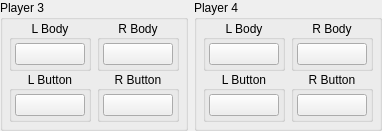
                <widget class="QWidget" name="player34Widget" native="true">
                 <layout class="QHBoxLayout" name="horizontalLayout_5">
                  <property name="leftMargin">
                   <number>0</number>
                  </property>
                  <property name="topMargin">
                   <number>0</number>
                  </property>
                  <property name="rightMargin">
                   <number>0</number>
                  </property>
                  <property name="bottomMargin">
                   <number>0</number>
                  </property>
                  <item>
                   <widget class="QGroupBox" name="player3Group">
                    <property name="title">
                     <string>Player 3</string>
                    </property>
                    <layout class="QHBoxLayout" name="horizontalLayout_15">
                     <property name="spacing">
                      <number>6</number>
                     </property>
                     <property name="leftMargin">
                      <number>6</number>
                     </property>
                     <property name="topMargin">
                      <number>0</number>
                     </property>
                     <property name="rightMargin">
                      <number>6</number>
                     </property>
                     <property name="bottomMargin">
                      <number>6</number>
                     </property>
                     <item>
                      <widget class="QWidget" name="player3LeftJoycon" native="true">
                       <layout class="QVBoxLayout" name="buttonMiscButtonsLeftJoyconVerticalLayout_16">
                        <property name="spacing">
                         <number>0</number>
                        </property>
                        <property name="leftMargin">
                         <number>0</number>
                        </property>
                        <property name="topMargin">
                         <number>0</number>
                        </property>
                        <property name="rightMargin">
                         <number>0</number>
                        </property>
                        <property name="bottomMargin">
                         <number>0</number>
                        </property>
                        <item alignment="Qt::AlignHCenter">
                         <widget class="QGroupBox" name="player3LeftBodyGroup">
                          <property name="title">
                           <string>L Body</string>
                          </property>
                          <property name="alignment">
                           <set>Qt::AlignCenter</set>
                          </property>
                          <layout class="QVBoxLayout" name="verticalLayout_74">
                           <property name="spacing">
                            <number>3</number>
                           </property>
                           <property name="leftMargin">
                            <number>3</number>
                           </property>
                           <property name="topMargin">
                            <number>3</number>
                           </property>
                           <property name="rightMargin">
                            <number>3</number>
                           </property>
                           <property name="bottomMargin">
                            <number>3</number>
                           </property>
                           <item>
                            <widget class="QPushButton" name="player3_left_body_button">
                             <property name="sizePolicy">
                              <sizepolicy hsizetype="Fixed" vsizetype="Fixed">
                               <horstretch>0</horstretch>
                               <verstretch>0</verstretch>
                              </sizepolicy>
                             </property>
                             <property name="minimumSize">
                              <size>
                               <width>68</width>
                               <height>0</height>
                              </size>
                             </property>
                             <property name="maximumSize">
                              <size>
                               <width>68</width>
                               <height>16777215</height>
                              </size>
                             </property>
                             <property name="styleSheet">
                              <string notr="true">min-width: 68px;</string>
                             </property>
                             <property name="text">
                              <string/>
                             </property>
                            </widget>
                           </item>
                          </layout>
                         </widget>
                        </item>
                        <item alignment="Qt::AlignHCenter">
                         <widget class="QGroupBox" name="player3LeftButtonsGroup">
                          <property name="title">
                           <string>L Button</string>
                          </property>
                          <property name="alignment">
                           <set>Qt::AlignCenter</set>
                          </property>
                          <layout class="QVBoxLayout" name="verticalLayout_75">
                           <property name="spacing">
                            <number>3</number>
                           </property>
                           <property name="leftMargin">
                            <number>3</number>
                           </property>
                           <property name="topMargin">
                            <number>3</number>
                           </property>
                           <property name="rightMargin">
                            <number>3</number>
                           </property>
                           <property name="bottomMargin">
                            <number>3</number>
                           </property>
                           <item>
                            <widget class="QPushButton" name="player3_left_buttons_button">
                             <property name="sizePolicy">
                              <sizepolicy hsizetype="Fixed" vsizetype="Fixed">
                               <horstretch>0</horstretch>
                               <verstretch>0</verstretch>
                              </sizepolicy>
                             </property>
                             <property name="minimumSize">
                              <size>
                               <width>68</width>
                               <height>0</height>
                              </size>
                             </property>
                             <property name="maximumSize">
                              <size>
                               <width>68</width>
                               <height>16777215</height>
                              </size>
                             </property>
                             <property name="styleSheet">
                              <string notr="true">min-width: 68px;</string>
                             </property>
                             <property name="text">
                              <string/>
                             </property>
                            </widget>
                           </item>
                          </layout>
                         </widget>
                        </item>
                       </layout>
                      </widget>
                     </item>
                     <item>
                      <widget class="QWidget" name="player3RightJoycon" native="true">
                       <layout class="QVBoxLayout" name="buttonMiscButtonsRightJoyconVerticalLayout_16">
                        <property name="spacing">
                         <number>0</number>
                        </property>
                        <property name="leftMargin">
                         <number>0</number>
                        </property>
                        <property name="topMargin">
                         <number>0</number>
                        </property>
                        <property name="rightMargin">
                         <number>0</number>
                        </property>
                        <property name="bottomMargin">
                         <number>0</number>
                        </property>
                        <item alignment="Qt::AlignHCenter">
                         <widget class="QGroupBox" name="player3RightBodyGroup">
                          <property name="title">
                           <string>R Body</string>
                          </property>
                          <property name="alignment">
                           <set>Qt::AlignCenter</set>
                          </property>
                          <layout class="QVBoxLayout" name="verticalLayout_72">
                           <property name="spacing">
                            <number>3</number>
                           </property>
                           <property name="leftMargin">
                            <number>3</number>
                           </property>
                           <property name="topMargin">
                            <number>3</number>
                           </property>
                           <property name="rightMargin">
                            <number>3</number>
                           </property>
                           <property name="bottomMargin">
                            <number>3</number>
                           </property>
                           <item>
                            <widget class="QPushButton" name="player3_right_body_button">
                             <property name="sizePolicy">
                              <sizepolicy hsizetype="Fixed" vsizetype="Fixed">
                               <horstretch>0</horstretch>
                               <verstretch>0</verstretch>
                              </sizepolicy>
                             </property>
                             <property name="minimumSize">
                              <size>
                               <width>68</width>
                               <height>0</height>
                              </size>
                             </property>
                             <property name="maximumSize">
                              <size>
                               <width>68</width>
                               <height>16777215</height>
                              </size>
                             </property>
                             <property name="styleSheet">
                              <string notr="true">min-width: 68px;</string>
                             </property>
                             <property name="text">
                              <string/>
                             </property>
                            </widget>
                           </item>
                          </layout>
                         </widget>
                        </item>
                        <item alignment="Qt::AlignHCenter">
                         <widget class="QGroupBox" name="player3RightButtonsGroup">
                          <property name="title">
                           <string>R Button</string>
                          </property>
                          <property name="alignment">
                           <set>Qt::AlignCenter</set>
                          </property>
                          <layout class="QVBoxLayout" name="verticalLayout_73">
                           <property name="spacing">
                            <number>3</number>
                           </property>
                           <property name="leftMargin">
                            <number>3</number>
                           </property>
                           <property name="topMargin">
                            <number>3</number>
                           </property>
                           <property name="rightMargin">
                            <number>3</number>
                           </property>
                           <property name="bottomMargin">
                            <number>3</number>
                           </property>
                           <item>
                            <widget class="QPushButton" name="player3_right_buttons_button">
                             <property name="sizePolicy">
                              <sizepolicy hsizetype="Fixed" vsizetype="Fixed">
                               <horstretch>0</horstretch>
                               <verstretch>0</verstretch>
                              </sizepolicy>
                             </property>
                             <property name="minimumSize">
                              <size>
                               <width>68</width>
                               <height>0</height>
                              </size>
                             </property>
                             <property name="maximumSize">
                              <size>
                               <width>68</width>
                               <height>16777215</height>
                              </size>
                             </property>
                             <property name="styleSheet">
                              <string notr="true">min-width: 68px;</string>
                             </property>
                             <property name="text">
                              <string/>
                             </property>
                            </widget>
                           </item>
                          </layout>
                         </widget>
                        </item>
                       </layout>
                      </widget>
                     </item>
                    </layout>
                   </widget>
                  </item>
                  <item>
                   <widget class="QGroupBox" name="player4Group">
                    <property name="title">
                     <string>Player 4</string>
                    </property>
                    <layout class="QHBoxLayout" name="horizontalLayout_16">
                     <property name="spacing">
                      <number>6</number>
                     </property>
                     <property name="leftMargin">
                      <number>6</number>
                     </property>
                     <property name="topMargin">
                      <number>0</number>
                     </property>
                     <property name="rightMargin">
                      <number>6</number>
                     </property>
                     <property name="bottomMargin">
                      <number>6</number>
                     </property>
                     <item>
                      <widget class="QWidget" name="player4LeftJoycon" native="true">
                       <layout class="QVBoxLayout" name="buttonMiscButtonsLeftJoyconVerticalLayout_17">
                        <property name="spacing">
                         <number>0</number>
                        </property>
                        <property name="leftMargin">
                         <number>0</number>
                        </property>
                        <property name="topMargin">
                         <number>0</number>
                        </property>
                        <property name="rightMargin">
                         <number>0</number>
                        </property>
                        <property name="bottomMargin">
                         <number>0</number>
                        </property>
                        <item alignment="Qt::AlignHCenter">
                         <widget class="QGroupBox" name="player4LeftBodyGroup">
                          <property name="title">
                           <string>L Body</string>
                          </property>
                          <property name="alignment">
                           <set>Qt::AlignCenter</set>
                          </property>
                          <layout class="QVBoxLayout" name="verticalLayout_78">
                           <property name="spacing">
                            <number>3</number>
                           </property>
                           <property name="leftMargin">
                            <number>3</number>
                           </property>
                           <property name="topMargin">
                            <number>3</number>
                           </property>
                           <property name="rightMargin">
                            <number>3</number>
                           </property>
                           <property name="bottomMargin">
                            <number>3</number>
                           </property>
                           <item>
                            <widget class="QPushButton" name="player4_left_body_button">
                             <property name="sizePolicy">
                              <sizepolicy hsizetype="Fixed" vsizetype="Fixed">
                               <horstretch>0</horstretch>
                               <verstretch>0</verstretch>
                              </sizepolicy>
                             </property>
                             <property name="minimumSize">
                              <size>
                               <width>68</width>
                               <height>0</height>
                              </size>
                             </property>
                             <property name="maximumSize">
                              <size>
                               <width>68</width>
                               <height>16777215</height>
                              </size>
                             </property>
                             <property name="styleSheet">
                              <string notr="true">min-width: 68px;</string>
                             </property>
                             <property name="text">
                              <string/>
                             </property>
                            </widget>
                           </item>
                          </layout>
                         </widget>
                        </item>
                        <item alignment="Qt::AlignHCenter">
                         <widget class="QGroupBox" name="player4LeftButtonsGroup">
                          <property name="title">
                           <string>L Button</string>
                          </property>
                          <property name="alignment">
                           <set>Qt::AlignCenter</set>
                          </property>
                          <layout class="QVBoxLayout" name="verticalLayout_79">
                           <property name="spacing">
                            <number>3</number>
                           </property>
                           <property name="leftMargin">
                            <number>3</number>
                           </property>
                           <property name="topMargin">
                            <number>3</number>
                           </property>
                           <property name="rightMargin">
                            <number>3</number>
                           </property>
                           <property name="bottomMargin">
                            <number>3</number>
                           </property>
                           <item>
                            <widget class="QPushButton" name="player4_left_buttons_button">
                             <property name="sizePolicy">
                              <sizepolicy hsizetype="Fixed" vsizetype="Fixed">
                               <horstretch>0</horstretch>
                               <verstretch>0</verstretch>
                              </sizepolicy>
                             </property>
                             <property name="minimumSize">
                              <size>
                               <width>68</width>
                               <height>0</height>
                              </size>
                             </property>
                             <property name="maximumSize">
                              <size>
                               <width>68</width>
                               <height>16777215</height>
                              </size>
                             </property>
                             <property name="styleSheet">
                              <string notr="true">min-width: 68px;</string>
                             </property>
                             <property name="text">
                              <string/>
                             </property>
                            </widget>
                           </item>
                          </layout>
                         </widget>
                        </item>
                       </layout>
                      </widget>
                     </item>
                     <item>
                      <widget class="QWidget" name="player4RightJoycon" native="true">
                       <layout class="QVBoxLayout" name="buttonMiscButtonsRightJoyconVerticalLayout_17">
                        <property name="spacing">
                         <number>0</number>
                        </property>
                        <property name="leftMargin">
                         <number>0</number>
                        </property>
                        <property name="topMargin">
                         <number>0</number>
                        </property>
                        <property name="rightMargin">
                         <number>0</number>
                        </property>
                        <property name="bottomMargin">
                         <number>0</number>
                        </property>
                        <item alignment="Qt::AlignHCenter">
                         <widget class="QGroupBox" name="player4RightBodyGroup">
                          <property name="title">
                           <string>R Body</string>
                          </property>
                          <property name="alignment">
                           <set>Qt::AlignCenter</set>
                          </property>
                          <layout class="QVBoxLayout" name="verticalLayout_76">
                           <property name="spacing">
                            <number>3</number>
                           </property>
                           <property name="leftMargin">
                            <number>3</number>
                           </property>
                           <property name="topMargin">
                            <number>3</number>
                           </property>
                           <property name="rightMargin">
                            <number>3</number>
                           </property>
                           <property name="bottomMargin">
                            <number>3</number>
                           </property>
                           <item>
                            <widget class="QPushButton" name="player4_right_body_button">
                             <property name="sizePolicy">
                              <sizepolicy hsizetype="Fixed" vsizetype="Fixed">
                               <horstretch>0</horstretch>
                               <verstretch>0</verstretch>
                              </sizepolicy>
                             </property>
                             <property name="minimumSize">
                              <size>
                               <width>68</width>
                               <height>0</height>
                              </size>
                             </property>
                             <property name="maximumSize">
                              <size>
                               <width>68</width>
                               <height>16777215</height>
                              </size>
                             </property>
                             <property name="styleSheet">
                              <string notr="true">min-width: 68px;</string>
                             </property>
                             <property name="text">
                              <string/>
                             </property>
                            </widget>
                           </item>
                          </layout>
                         </widget>
                        </item>
                        <item alignment="Qt::AlignHCenter">
                         <widget class="QGroupBox" name="player4RightButtonsGroup">
                          <property name="title">
                           <string>R Button</string>
                          </property>
                          <property name="alignment">
                           <set>Qt::AlignCenter</set>
                          </property>
                          <layout class="QVBoxLayout" name="verticalLayout_77">
                           <property name="spacing">
                            <number>3</number>
                           </property>
                           <property name="leftMargin">
                            <number>3</number>
                           </property>
                           <property name="topMargin">
                            <number>3</number>
                           </property>
                           <property name="rightMargin">
                            <number>3</number>
                           </property>
                           <property name="bottomMargin">
                            <number>3</number>
                           </property>
                           <item>
                            <widget class="QPushButton" name="player4_right_buttons_button">
                             <property name="sizePolicy">
                              <sizepolicy hsizetype="Fixed" vsizetype="Fixed">
                               <horstretch>0</horstretch>
                               <verstretch>0</verstretch>
                              </sizepolicy>
                             </property>
                             <property name="minimumSize">
                              <size>
                               <width>68</width>
                               <height>0</height>
                              </size>
                             </property>
                             <property name="maximumSize">
                              <size>
                               <width>68</width>
                               <height>16777215</height>
                              </size>
                             </property>
                             <property name="styleSheet">
                              <string notr="true">min-width: 68px;</string>
                             </property>
                             <property name="text">
                              <string/>
                             </property>
                            </widget>
                           </item>
                          </layout>
                         </widget>
                        </item>
                       </layout>
                      </widget>
                     </item>
                    </layout>
                   </widget>
                  </item>
                 </layout>
                </widget>
